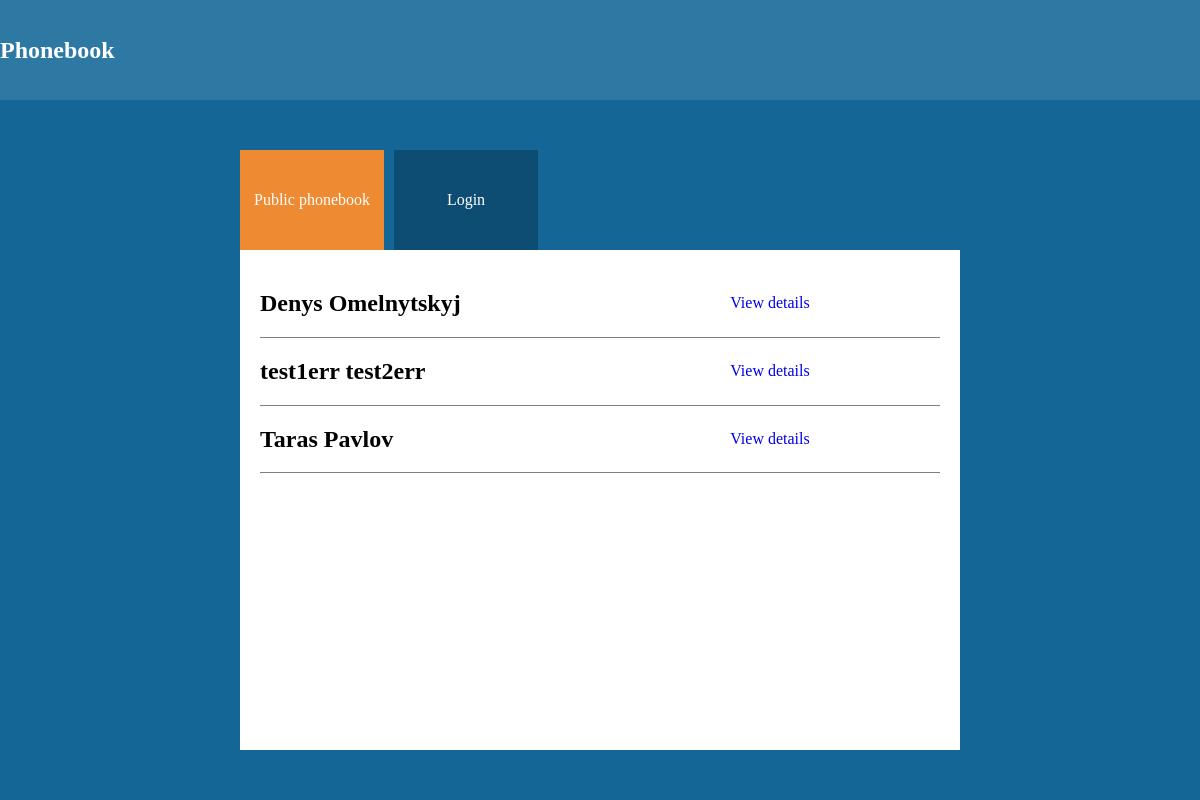
Before: / with the older database file.
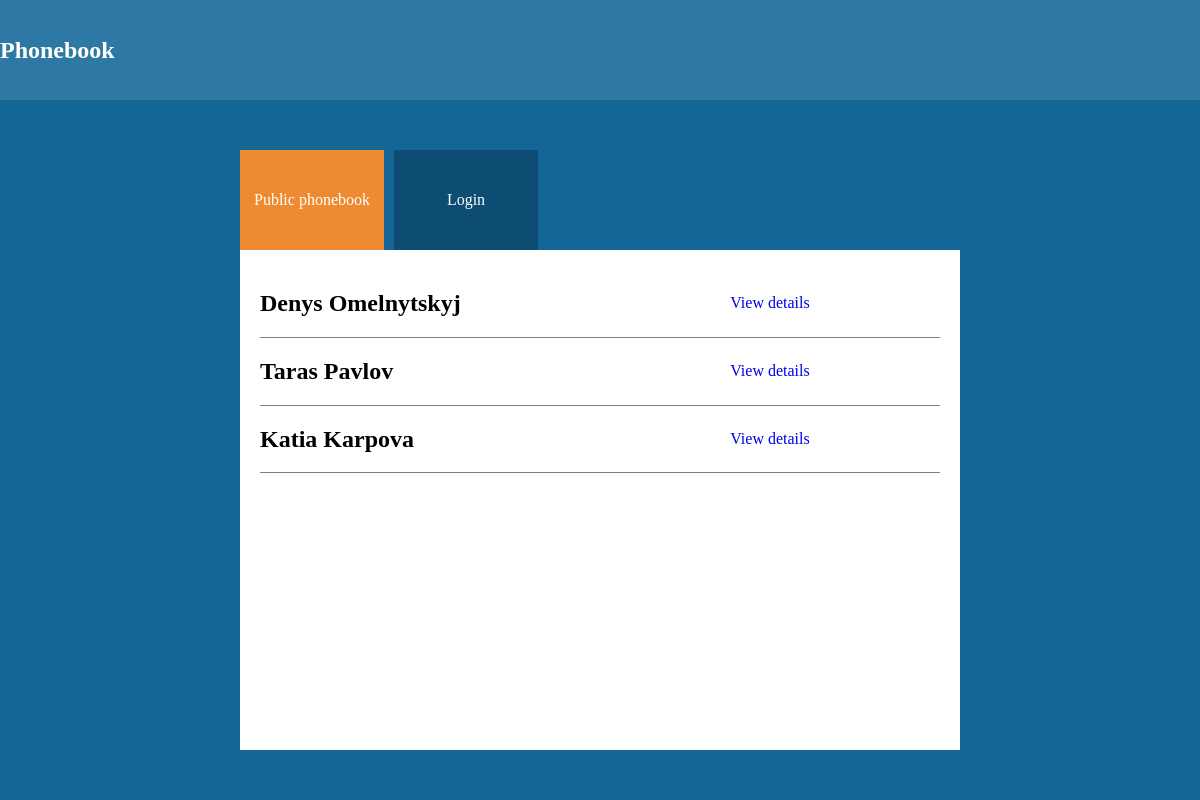
After: the same page with the newer database file.
### tables this page shows
CREATE TABLE `contacts` (
  `id` int(10) UNSIGNED NOT NULL,
  `name` varchar(255) NOT NULL,
  `surname` varchar(255) NOT NULL,
  `address` varchar(255) NOT NULL,
  `city` varchar(255) NOT NULL,
  `country_id` int(10) UNSIGNED NOT NULL,
  `publish` enum('yes','no') NOT NULL
);

### app/core/View.php (called while the page is built, shortened)
<?php
class View{
    public $template;
    public function __construct(){
        $this->template = 'template_main_view';
    }
    public function render(){
        include_once 'app/views/'.$this->template.'.php';
    }
}

### app/controllers/MainController.php (called while the page is built, shortened)
<?php
class MainController extends Controller{
    public function action_index(){
            $this->model = new MainModel();
            $this->view->contacts = $this->model->getContacts();
            $this->view->emails = $this->model->getEmails();
            $this->view->phones = $this->model->getPhones();
            $this->view->page = 'page_main_index_view';
            $this->view->render();
    }
}

### app/bootstrap.php (called while the page is built, shortened)
<?php
    include_once 'core/View.php';
    include_once 'core/Model.php';
    router::init();

### index.php (called while the page is built)
<?php
include_once 'app/bootstrap.php';

### app/core/Model.php (called while the page is built, shortened)
<?php
class Model{
    public function __construct(){
        $this->db = new mysqli(DB_HOST, DB_USER, DB_PASS, DB_NAME);
    }
}

### app/models/MainModel.php (called while the page is built, shortened)
<?php
class MainModel extends Model{
    public function getContacts(){
        if($this->db->connect_errno===0){
            $query = 'select contacts.id, contacts.name, contacts.surname, contacts.address, contacts.city, contacts.publish , countries.name as country from contacts left outer join countries on contacts.country_id = countries.id';
            $res = $this->db->query($query);
            if($res){
                return $res->fetch_all(MYSQLI_ASSOC);
            } else{
                return false;
            }
        }
    }
}

### app/views/page_main_index_view.php (the view, shortened to what this page needs)
<header><h2>Phonebook</h2>
</header>
<div class="container">
<nav>
    <ul>
        <li><a href="/main/index" class="activeButton">Public phonebook</a></li>
        <li>
            <?php if(!$_SESSION['login']){ ?>
            <a href="/main/login" class="usualButton">Login</a>
            <?php } else{ ?>
            <a href="/main/mycontact" class="usualButton">My contact</a>
            <?php } ?>
        </li>
    </ul>
</nav>
<div class="content">
    <?php
    $ccount = 0;
    foreach($this->contacts as $contact){
        if($contact['publish'] === 'no'){
            continue;
        }
    ?>
        <div class="userFullName">
            <h2><?= $contact['name'].' '.$contact['surname']?></h2>
            <a href="#" onclick="displayInform(this,<?= $ccount ?>,<?= $contact['id']?>)">View details</a>
        </div>
    <?php
    $ccount++;
    } ?>
</div>
</div>

Changed rows visible on the page:
removed contacts: name "test1err", surname "test2err"
added contacts: name "Katia", surname "Karpova"
